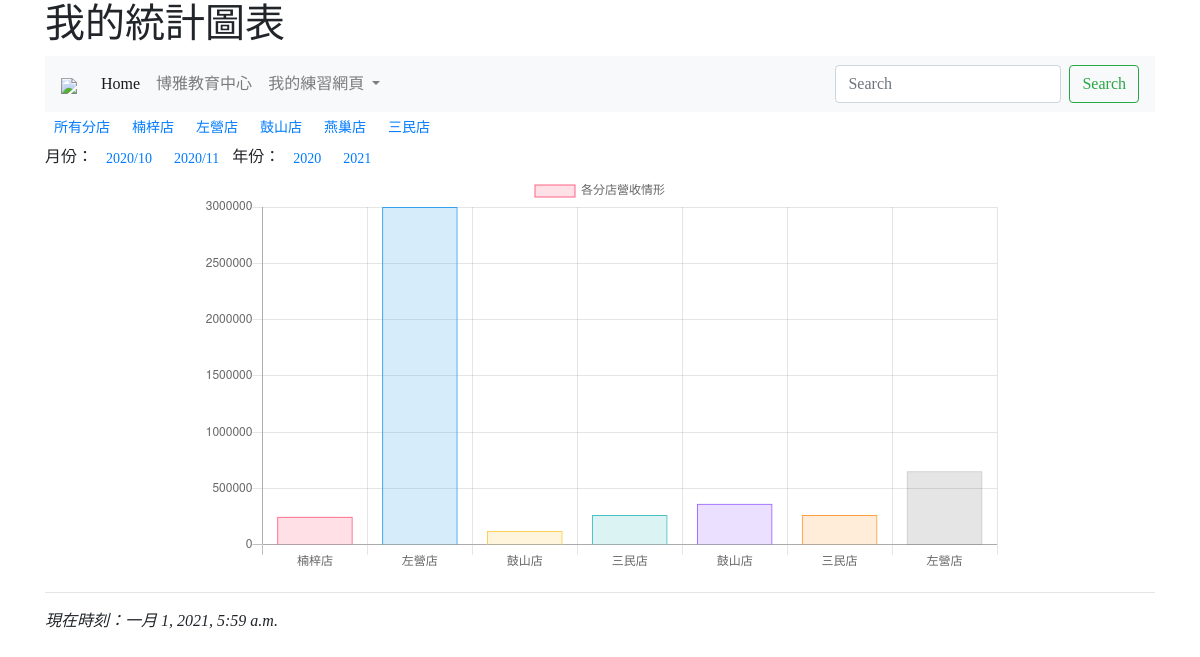
The app's page /mychart/, older data.
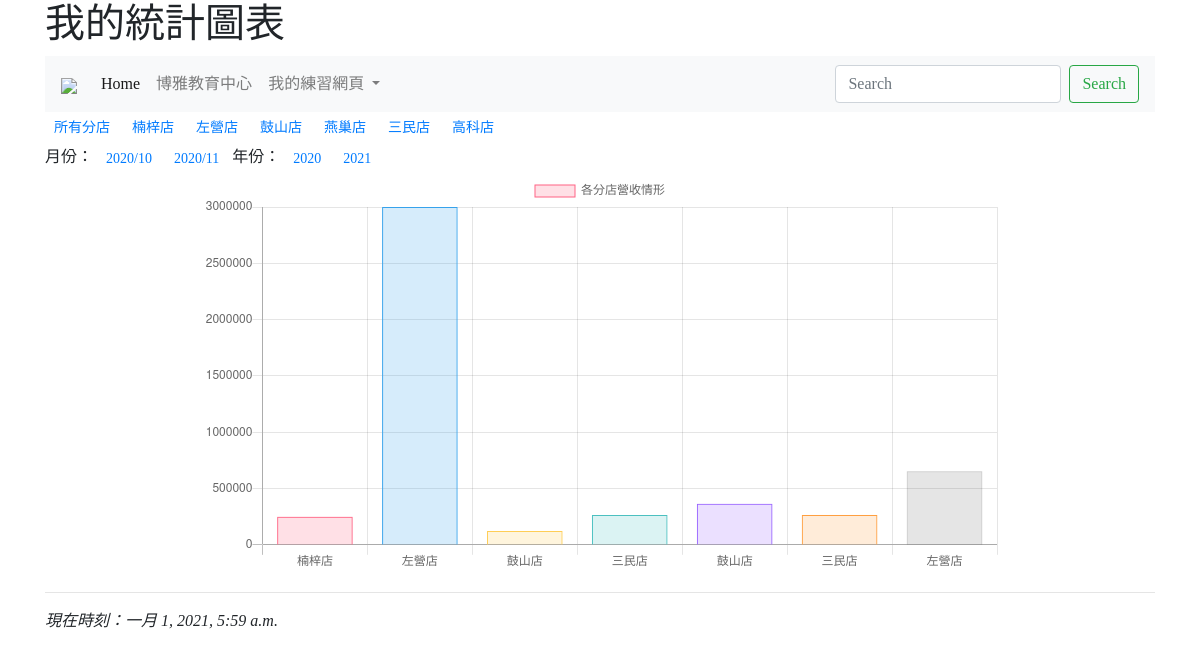
The same page, newer data.
### mainsite/models.py (models this page shows)
class Branch(models.Model):
    title = models.CharField(max_length=200)
    name = models.CharField(max_length=200)
    def __str__(self):
        return self.title

### mainsite/views.py (the view)
# urls.py: path('mychart/', mychart),
def mychart(request, bid=0):
    now = datetime.now()
    stores = Branch.objects.all()
    if bid==0:
        data = StoreIncome.objects.all()
    else:
        data = StoreIncome.objects.filter(branch=bid)
    title = "各分店營收情形"
    return render(request, "mychart.html", locals())

### templates/mychart.html (shortened to what this page needs)
{% extends 'base.html' %}
{% block titlemessage %}
    <h1>我的統計圖表</h1>
{% endblock %}
{% block content %}
    <button class="btn btn-sm">
        <a href="/mychart/">所有分店</a>
    </button>
    {% for s in stores %}
        <button class='btn btn-sm'>
            <a href='/mychart/{{s.id}}/'>
                {{s.title}}
            </a>
        </button>
    {% endfor %}
<br>
月份：
<button class='btn btn-sm'>
    <a href='/chartbydate/2020/10/'>2020/10</a>
</button>
<button class='btn btn-sm'>
    <a href='/chartbydate/2020/11/'>2020/11</a>
</button>
年份：
<button class='btn btn-sm'>
    <a href='/chartbydate/2020/'>2020</a>
</button>
<button class='btn btn-sm'>
    <a href='/chartbydate/2021/'>2021</a>
</button>
<center>
<table width=800>
  <tr><td>
<canvas id="myChart" width="800" height="400"></canvas>
</td></tr>
</table>
</center>
<script>
var ctx = document.getElementById('myChart').getContext('2d');
var myChart = new Chart(ctx, {
    type: 'bar',
    data: {
        labels: [
{% for item in data %}
    '{{item.branch}}',
{% endfor %}
        ],
        datasets: [{
            label: '{{ title }}',
            data: [
{% for item in data %}
    '{{item.income}}',
{% endfor %}
            ],
            backgroundColor: [
                'rgba(255, 99, 132, 0.2)',
                'rgba(54, 162, 235, 0.2)',
                'rgba(255, 206, 86, 0.2)',
                'rgba(75, 192, 192, 0.2)',
                'rgba(153, 102, 255, 0.2)',
                'rgba(255, 159, 64, 0.2)'
            ],
            borderColor: [
                'rgba(255, 99, 132, 1)',
                'rgba(54, 162, 235, 1)',
                'rgba(255, 206, 86, 1)',
                'rgba(75, 192, 192, 1)',
                'rgba(153, 102, 255, 1)',
                'rgba(255, 159, 64, 1)'
            ],
            borderWidth: 1
        }]
    },
    options: {
        scales: {
            yAxes: [{
                ticks: {
                    beginAtZero: true
                }
            }]
        }
    }
});
</script>
{% endblock %}

Row changes from the older to the newer data that the page shows:
added Branch: title "高科店"
